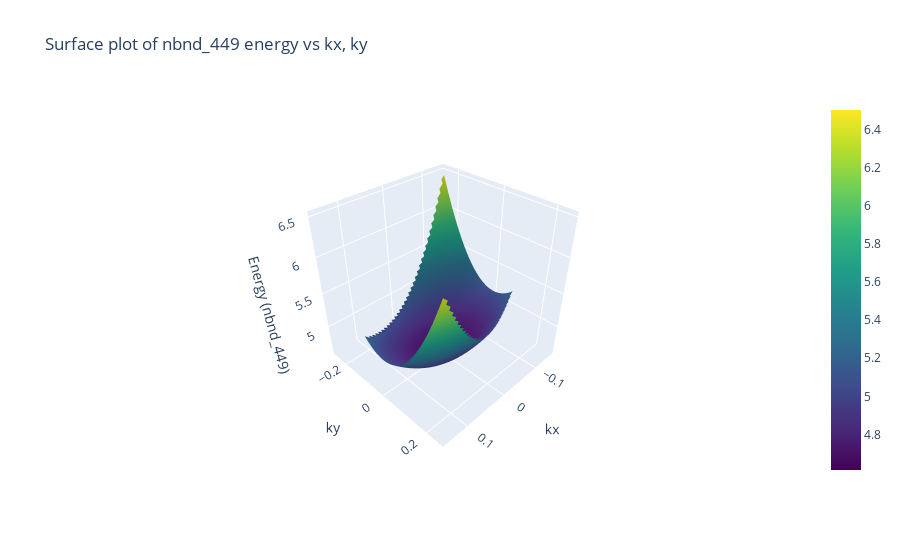

The notebook cell this image was saved under:
### Code cell
import pandas as pd
import numpy as np
import plotly.graph_objects as go
from scipy.interpolate import griddata

# Load the dataset
file_path = 'band_data_fermi_subtracted_with_three_digit_prec.csv'
df = pd.read_csv(file_path)

# Extract the necessary columns
kx = df['kx']
ky = df['ky']
nbnd_1 = df['nbnd_449']  # The energy values for nbnd_1

# Create grid data for interpolation
kx_unique = np.linspace(min(kx), max(kx), 100)  # Create a regular grid of kx
ky_unique = np.linspace(min(ky), max(ky), 100)  # Create a regular grid of ky
kx_grid, ky_grid = np.meshgrid(kx_unique, ky_unique)

# Interpolate the energy values onto the regular grid
nbnd_1_grid = griddata((kx, ky), nbnd_1, (kx_grid, ky_grid), method='cubic')

# Create 3D surface plot
fig = go.Figure(data=[go.Surface(z=nbnd_1_grid, x=kx_unique, y=ky_unique, colorscale='Viridis')])

# Add labels and title
fig.update_layout(scene=dict(
                    xaxis_title='kx',
                    yaxis_title='ky',
                    zaxis_title='Energy (nbnd_449)'),
                  title="Surface plot of nbnd_449 energy vs kx, ky")

# Show the plot
fig.show()

### Figure 1 — Plotly figure (JSON) as saved in the notebook; plotly's stock layout.template omitted (floating-point values rounded to 4 significant figures; data arrays with more than 128 entries replaced by an {"elided": "..."} marker saying what was removed)
{"data": [{"colorscale": [[0, "#440154"], [0.1111, "#482878"], [0.2222, "#3e4989"], [0.3333, "#31688e"], [0.4444, "#26828e"], [0.5556, "#1f9e89"], [0.6667, "#35b779"], [0.7778, "#6ece58"], [0.8889, "#b5de2b"], [1, "#fde725"]], "type": "surface", "x": [-0.15, -0.147, -0.1439, -0.1409, -0.1379, -0.1348, -0.1318, -0.1288, -0.1258, -0.1227, -0.1197, -0.1167, -0.1136, -0.1106, -0.1076, -0.1045, -0.1015, -0.09848, -0.09545, -0.09242, -0.08939, -0.08636, -0.08333, -0.0803, -0.07727, -0.07424, -0.07121, -0.06818, -0.06515, -0.06212, -0.05909, -0.05606, -0.05303, -0.05, -0.04697, -0.04394, -0.04091, -0.03788, -0.03485, -0.03182, -0.02879, -0.02576, -0.02273, -0.0197, -0.01667, -0.01364, -0.01061, -0.007576, -0.004545, -0.001515, 0.001515, 0.004545, 0.007576, 0.01061, 0.01364, 0.01667, 0.0197, 0.02273, 0.02576, 0.02879, 0.03182, 0.03485, 0.03788, 0.04091, 0.04394, 0.04697, 0.05, 0.05303, 0.05606, 0.05909, 0.06212, 0.06515, 0.06818, 0.07121, 0.07424, 0.07727, 0.0803, 0.08333, 0.08636, 0.08939, 0.09242, 0.09545, 0.09848, 0.1015, 0.1045, 0.1076, 0.1106, 0.1136, 0.1167, 0.1197, 0.1227, 0.1258, 0.1288, 0.1318, 0.1348, 0.1379, 0.1409, 0.1439, 0.147, 0.15], "y": [-0.2598, -0.2546, -0.2493, -0.2441, -0.2388, -0.2336, -0.2283, -0.2231, -0.2178, -0.2126, -0.2073, -0.2021, -0.1968, -0.1916, -0.1863, -0.1811, -0.1758, -0.1706, -0.1653, -0.1601, -0.1548, -0.1496, -0.1443, -0.1391, -0.1338, -0.1286, -0.1233, -0.1181, -0.1128, -0.1076, -0.1023, -0.0971, -0.09185, -0.0866, -0.08135, -0.07611, -0.07086, -0.06561, -0.06036, -0.05511, -0.04986, -0.04461, -0.03936, -0.03412, -0.02887, -0.02362, -0.01837, -0.01312, -0.007873, -0.002624, 0.002624, 0.007873, 0.01312, 0.01837, 0.02362, 0.02887, 0.03412, 0.03936, 0.04461, 0.04986, 0.05511, 0.06036, 0.06561, 0.07086, 0.07611, 0.08135, 0.0866, 0.09185, 0.0971, 0.1023, 0.1076, 0.1128, 0.1181, 0.1233, 0.1286, 0.1338, 0.1391, 0.1443, 0.1496, 0.1548, 0.1601, 0.1653, 0.1706, 0.1758, 0.1811, 0.1863, 0.1916, 0.1968, 0.2021, 0.2073, 0.2126, 0.2178, 0.2231, 0.2283, 0.2336, 0.2388, 0.2441, 0.2493, 0.2546, 0.2598], "z": {"elided": "100x100 float values"}}], "layout": {"autosize": true, "scene": {"aspectmode": "auto", "aspectratio": {"x": 1, "y": 1, "z": 1}, "camera": {"center": {"x": 0, "y": 0, "z": 0}, "eye": {"x": 1.545, "y": 1.545, "z": 1.545}, "projection": {"type": "perspective"}, "up": {"x": 0, "y": 0, "z": 1}}, "xaxis": {"title": {"text": "kx"}, "type": "linear"}, "yaxis": {"title": {"text": "ky"}, "type": "linear"}, "zaxis": {"title": {"text": "Energy (nbnd_449)"}, "type": "linear"}}, "title": {"text": "Surface plot of nbnd_449 energy vs kx, ky"}}}
